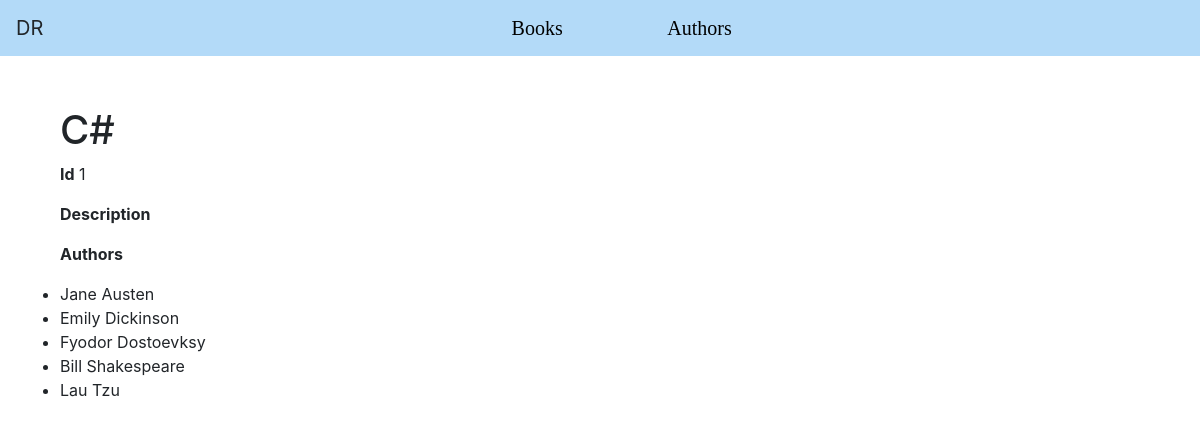
The app's page /view_book/1, older data.
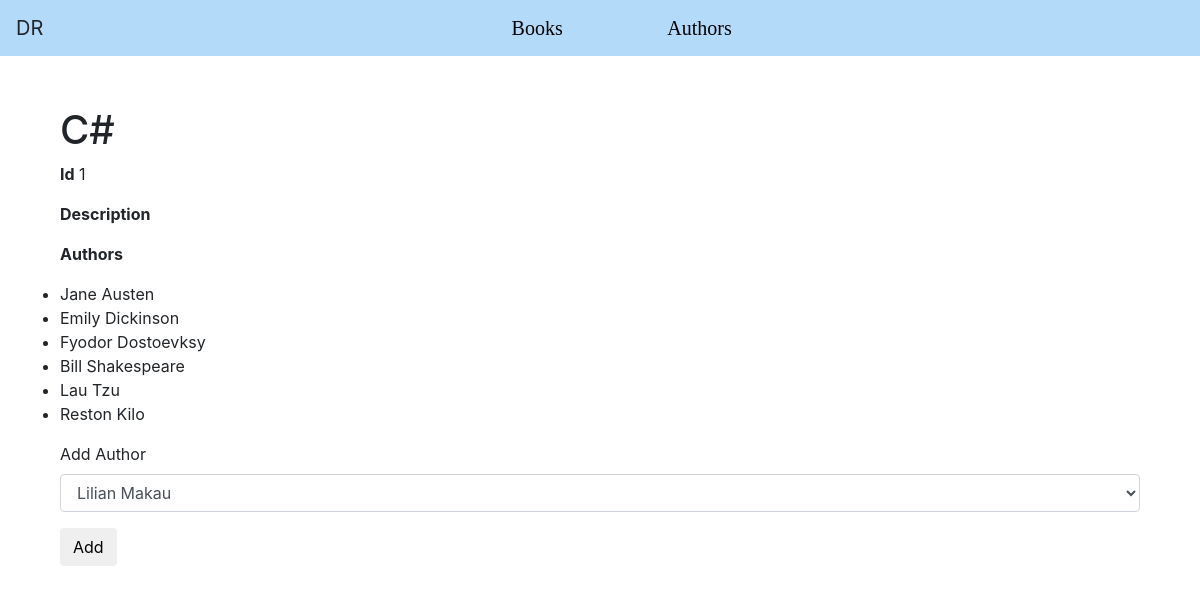
The same page, newer data.
### books_authors/models.py (models this page shows)
class Book(models.Model):
    title= models.CharField(max_length=255)
    desc= models.TextField()
    created_at= models.DateTimeField(auto_now_add=True)
    updated_at= models.DateTimeField(auto_now=True)

class Author(models.Model):
    first_name= models.CharField(max_length=255)
    last_name= models.CharField(max_length=255)
    notes= models.TextField()
    books = models.ManyToManyField(Book, related_name = 'authors')
    created_at= models.DateTimeField(auto_now_add=True)
    updated_at= models.DateTimeField(auto_now=True)

### books_authors/views.py (the view)
# urls.py: path('view_book/<int:book_id>', views.view_book),
def view_book(request, book_id):
    book = Book.objects.get(id= book_id)
    context = {
        "book": book,
        "authors": Author.objects.exclude(books__id= book_id)
    }
    return render(request, "book.html", context)

### books_authors/templates/book.html (shortened to what this page needs)
<!DOCTYPE html>
<html lang="en">
    <head>
        <link rel="stylesheet" href="https://maxcdn.bootstrapcdn.com/bootstrap/4.0.0/css/bootstrap.min.css">
        {% load static %}
        <link rel="stylesheet" href="{% static 'styles.css' %}">
        {% load static %}
    </head>
    <body>
        <nav class="navbar navbar-expand-md navbar-light">
            <a class= "navbar-brand">DR</a>
            <ul class="navbar-nav">
                <li class="active" id="active">
                    <a href="/books">Books</a>
                    <a href="/authors">Authors</a>
                </li>
            </ul>
        </nav>
        <div class="container">
            <h1>{{ book.title }}</h1>
            <p><b>Id</b> {{ book.id }}</p>
            <p><b>Description</b> {{ book.desc }}</p>
            <p><strong>Authors</strong></p>
            <ul>
                {% for author in book.authors.all %}
                <li>{{ author.first_name }} {{ author.last_name }} </li>
                {% endfor %}
            </ul>
            {% if authors %}
            <form action="/add_book_author/{{ book.id }}" method="post">
                <div class="form-group">
                    <label for="author_id">Add Author</label>
                    <select name="author_id" id="author_id" class="form-control">
                        {% for author in authors %}
                        <option value="{{ author.id }}">{{ author.first_name }} {{ author.last_name }}</option>
                        {% endfor %}
                    </select>
                </div>
                <button class="btn btn-default">Add</button>
            </form>
            {% endif %}
        </div>
    </body>
</html>

### books_authors/static/styles.css (style rules this page uses)
* { margin:0; padding:0; }
.navbar-light { background-color: #b3daf8; }
.navbar .navbar-nav { padding: 0; margin:auto; display: flex; justify-content: space-between; list-style-type: none; }
.navbar .navbar-nav li a { padding: 50px; font-family: cursive; color: black; font-size: 20px; text-decoration: none; }
#active { background-color:none; }
.container { padding:30px; margin-top: 20px; }

Row changes from the older to the newer data that the page shows:
added Author: first_name "Reston", last_name "Kilo"
Text that changed along with them:
form field author_id: (not shown) → "Lilian Makau"
text now shown: "Add Author Add"
